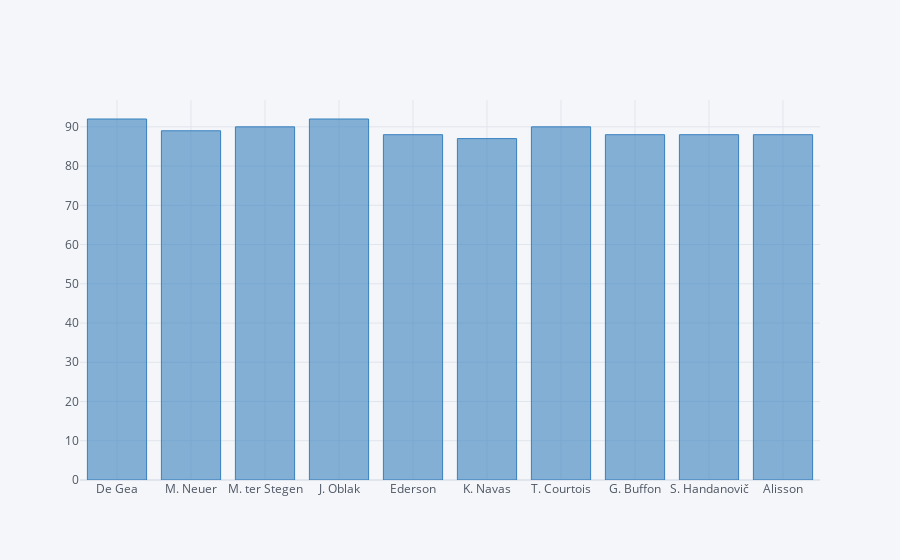

Write notebook code for a chart like this one.
### Code cell
c.head(10).iplot(kind="bar",x=["Name"],y=["ratings"],color=["blue"])

### Figure 1 — Plotly figure (JSON) as saved in the notebook; plotly's stock layout.template omitted (floating-point values rounded to 4 significant figures)
{"data": [{"marker": {"color": "rgba(55, 128, 191, 0.6)", "line": {"color": "rgba(55, 128, 191, 1.0)", "width": 1}}, "name": "ratings", "orientation": "v", "text": "", "type": "bar", "x": ["De Gea", "M. Neuer", "M. ter Stegen", "J. Oblak", "Ederson", "K. Navas", "T. Courtois", "G. Buffon", "S. Handanovič", "Alisson"], "y": [92, 89, 90, 92, 88, 87, 90, 88, 88, 88]}], "layout": {"legend": {"bgcolor": "#F5F6F9", "font": {"color": "#4D5663"}}, "paper_bgcolor": "#F5F6F9", "plot_bgcolor": "#F5F6F9", "title": {"font": {"color": "#4D5663"}}, "xaxis": {"gridcolor": "#E1E5ED", "showgrid": true, "tickfont": {"color": "#4D5663"}, "title": {"font": {"color": "#4D5663"}, "text": ""}, "zerolinecolor": "#E1E5ED"}, "yaxis": {"gridcolor": "#E1E5ED", "showgrid": true, "tickfont": {"color": "#4D5663"}, "title": {"font": {"color": "#4D5663"}, "text": ""}, "zerolinecolor": "#E1E5ED"}}}
